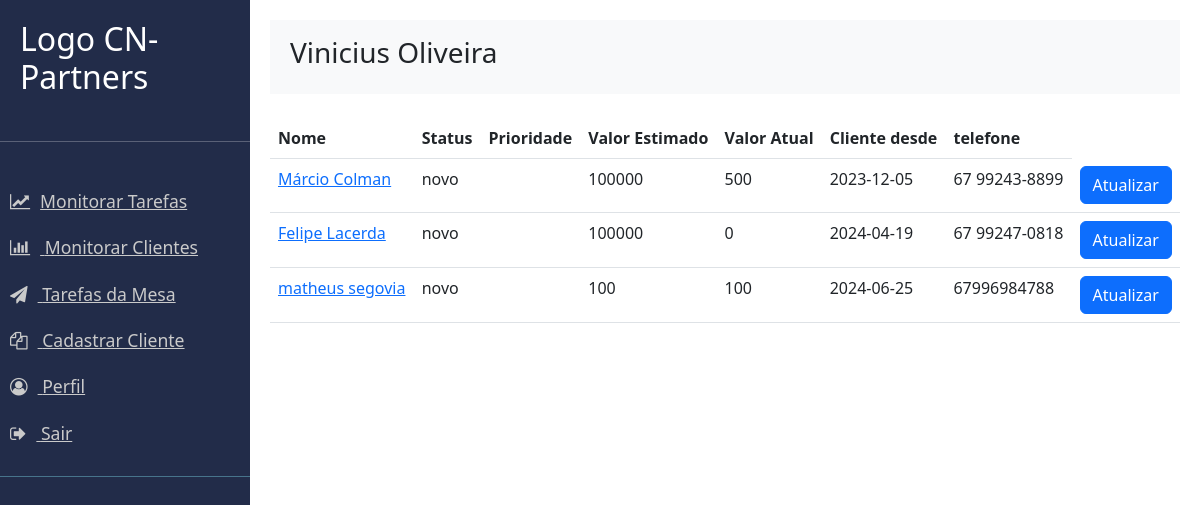
The app's page /monitorar (signed in) with its own data.
### app.py (models this page shows)
class Clientes(db.Model):
    id: Mapped[int] = mapped_column(Integer, primary_key=True)
    nome: Mapped[str] = mapped_column(String(250), nullable=False)
    pj: Mapped[int] = mapped_column(Integer, nullable=False)
    email: Mapped[str] = mapped_column(String(250), nullable=False)
    telefone: Mapped[str] = mapped_column(String(30), nullable=False)
    endereco: Mapped[str] = mapped_column(String(300), nullable=True)
    id_assessor: Mapped[str] = mapped_column(Integer, nullable=False)
    assessor: Mapped[str] = mapped_column(String(250), nullable=False)
    conta: Mapped[int] = mapped_column(Integer, nullable=True, unique=True)
    cod_bolsa: Mapped[int] = mapped_column(Integer, nullable=True, unique=True)
    perfil: Mapped[int] = mapped_column(Integer, nullable=True)
    valor_estimado: Mapped[int] = mapped_column(Integer, nullable=True)
    valor_atual: Mapped[int] = mapped_column(Integer, nullable=True)
    abertura: Mapped[Date] = mapped_column(Date, nullable=True)
    fechamento: Mapped[Date] = mapped_column(Date, nullable=True)
    inicio: Mapped[Date] = mapped_column(Date, nullable=True)
    status: Mapped[str] = mapped_column(String(250), nullable=True)

### main.py (the view)
@app.route('/monitorar', methods=["POST", "GET"])
@login_required
def monitorar():
    name = session.get('user_name')
    user_id = session.get('user_id')
    admin = session.get("admin")
    mesa = session.get("mesa")
    print(mesa)
    result = db.session.execute(db.select(Clientes).where(Clientes.id_assessor == user_id))
    clientes = result.scalars()
    return render_template('monitorar.html', user_name=name, user_id=user_id, clientes=clientes, admin=admin, mesa=mesa)

### main.py (called while the page is built)
@login_manager.user_loader
def load_user(user_id):
    return db.get_or_404(User, user_id)

@app.before_request
def make_session_permanet():
    session.permanent = True
    app.permanet_session_lifetime = timedelta(minutes=20)

### templates/monitorar.html (shortened to what this page needs)
{% extends 'base.html' %}
{% block content%}
<div class="" id="">
    <table class="table" >
        <thead>
            <tr>
                <th scope="col">Nome</th>
                <th scope="col">Status</th>
                <th scope="col">Prioridade</th>
                <th scope="col">Valor Estimado</th>
                <th scope="col">Valor Atual</th>
                <th scope="col">Cliente desde</th>
                <th scope="col">telefone</th>
            </tr>
        </thead>
        <tbody>
            {% for cliente in clientes %}
            <tr>
              <td><a href="{{ url_for('sessiondid', did=cliente.id, route='tarefas') }}"> {{ cliente.nome }} </a></td>
              <td>{{ cliente.status }}</td>
              <td>{{ cliente.prioridade }}</td>
              <td>{{ cliente.valor_estimado }}</td>
              <td>{{ cliente.valor_atual }}</td>
              <td>{{ cliente.inicio }} </td>
              <td>{{ cliente.telefone }}</td>
              <td><a href="{{ url_for('sessiondid', did=cliente.id, route='tarefas') }}" class="btn btn-primary">Atualizar</a></td>
            </tr>
            {% endfor %}
            <br>
        </tbody>
    </table>
</div>
{%endblock%}

### records on screen
Clientes: nome "Márcio Colman", status "novo", valor_estimado "100000", valor_atual "500", inicio "2023-12-05", telefone "67 99243-8899"
Clientes: nome "Felipe Lacerda", status "novo", valor_estimado "100000", valor_atual "0", inicio "2024-04-19", telefone "67 99247-0818"
Clientes: nome "matheus segovia", status "novo", valor_estimado "100", valor_atual "100", inicio "2024-06-25", telefone "67996984788"

### other values on screen
{{ user_name }} "Vinicius Oliveira"
